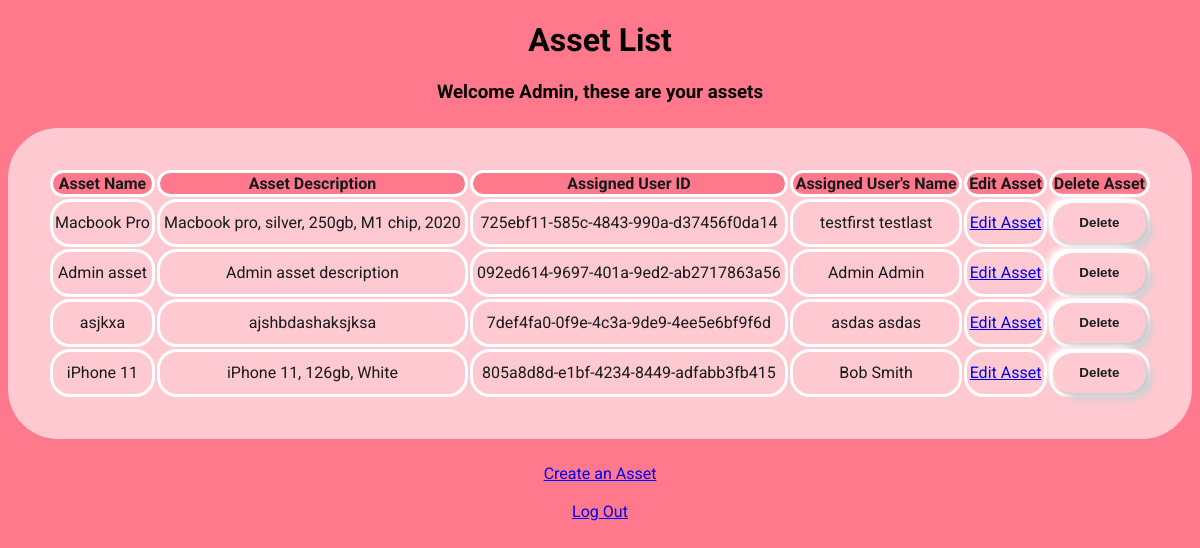
Page /assets/092ed614-9697-401a-9ed2-ab2717863a56 (signed in) on the earlier database version.
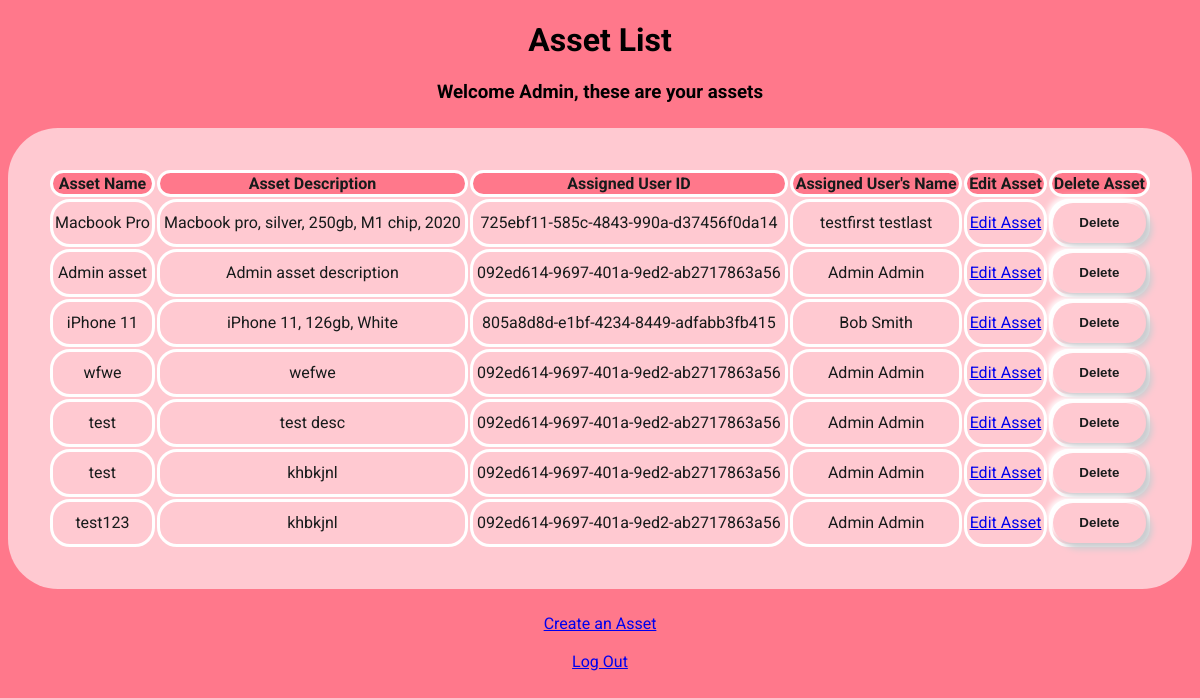
Same page on the later database version.
### app.py (models this page shows, shortened)
class User(UserMixin, db.Model):
    user_id = db.Column(db.String(50), primary_key=True)
    email = db.Column(db.String(100), unique=True, nullable=False)
    first_name = db.Column(db.String(100))
    last_name = db.Column(db.String(100))
    password = db.Column(db.String(100), nullable=False)
    is_admin = db.Column(db.Integer, default=0)
    assets = db.relationship('Asset', backref='user', lazy=True)

class Asset(UserMixin, db.Model):
    asset_id = db.Column(db.String(50), primary_key=True)
    name = db.Column(db.String(100))
    description = db.Column(db.String(1000))
    user_id = db.Column(db.String(50), db.ForeignKey(
        "user.user_id"), nullable=False)

### app.py (the view)
@app.route("/assets/<user_id>")
@login_required
def assets(user_id):
    user = User.query.get(user_id)
    if user:
        if current_user.is_admin:
            assets = Asset.query.all()
            return render_template('assets.html', user=user, assets=assets)
        else:
            assets = user.assets
            return render_template('assets.html', user=user, assets=assets)
    else:
        return "User not found"

### app.py (called while the page is built)
@login_manager.user_loader
def load_user(user_id):
    return User.query.get((user_id))

### templates/assets.html (shortened to what this page needs)
<!DOCTYPE html>
<html>
<head>
    <link rel="stylesheet" href="/static/assets.css">
</head>
<body>
    <h1>Asset List</h1>
    <h3>Welcome {{ current_user.first_name }}, these are your assets</h3>
    <table class="assets-table">
        <tr>
            <th>Asset Name</th>
            <th>Asset Description</th>
            <th>Assigned User ID</th>
            {% if current_user.is_admin %}
            <th>Assigned User's Name</th>
            {% endif %}
            <th>Edit Asset</th>
            {% if current_user.is_admin %}
            <th>Delete Asset</th>
            {% endif %}
        </tr>
        {% for asset in assets %}
        <tr>
            <td>{{ asset.name }}</td>
            <td>{{ asset.description }}</td>
            <td>{{ asset.user_id }}</td>
            {% if current_user.is_admin %}
            <td>{{ asset.user.first_name }} {{ asset.user.last_name }}</td>
            {% endif %}
            <td>
                <a href="{{ url_for('edit_asset', user_id=current_user.user_id, asset_id=asset.asset_id) }}">Edit Asset</a>
            </td>
            {% if current_user.is_admin %}
            <td>
                <form method="POST" action="{{ url_for('delete_asset', user_id=user.user_id, asset_id=asset.asset_id) }}" class="deleteForm">
                    <button>Delete</button>
                </form>
            </td>
            {% endif %}
        </tr>
        {% endfor %}
    </table>
    <a href="{{ url_for('create_asset') }}">Create an Asset</a>
    <br>
    <br>
    <a href="{{ url_for('logout') }}" id="logoutButton">Log Out</a>
</body>
</html>

### static/assets.css (style rules this page uses)
body { background: #FF788B; text-align: center; justify-content: center; align-items:flex-start; font-family: roboto; }
table { background-color: #FFC9D1; width: 100%; margin: 25px auto; border-radius: 50px; padding: 40px; box-sizing: border-box; background: #FFC9D1; color: #171B1B; }
th { border: solid white; border-radius: 20px; background-color: #FF788B; }
td { border: solid white; border-radius: 20px; }
button { color: #171B1B; background: #FFC9D1; height: 40px; border-radius: 20px; cursor: pointer; font-weight: 900; box-shadow: 6px 6px 6px #cbced1, -6px -6px 6px white; transition: 0.5s; display: block; width: 100%; padding: 0; border: none; outline: none; box-sizing: border-box; }

Differences in the rows shown:
removed Asset: name "asjkxa", description "ajshbdashaksjksa", user_id "7def4fa0-0f9e-4c3a-9de9-4ee5e6bf9f6d", user.first_name "asdas", user.last_name "asdas"
added Asset: name "wfwe", description "wefwe", user_id "092ed614-9697-401a-9ed2-ab2717863a56", user.first_name "Admin", user.last_name "Admin"
added Asset: name "test", description "test desc", user_id "092ed614-9697-401a-9ed2-ab2717863a56", user.first_name "Admin", user.last_name "Admin"
added Asset: name "test", description "khbkjnl", user_id "092ed614-9697-401a-9ed2-ab2717863a56", user.first_name "Admin", user.last_name "Admin"
added Asset: name "test123", description "khbkjnl", user_id "092ed614-9697-401a-9ed2-ab2717863a56", user.first_name "Admin", user.last_name "Admin"
